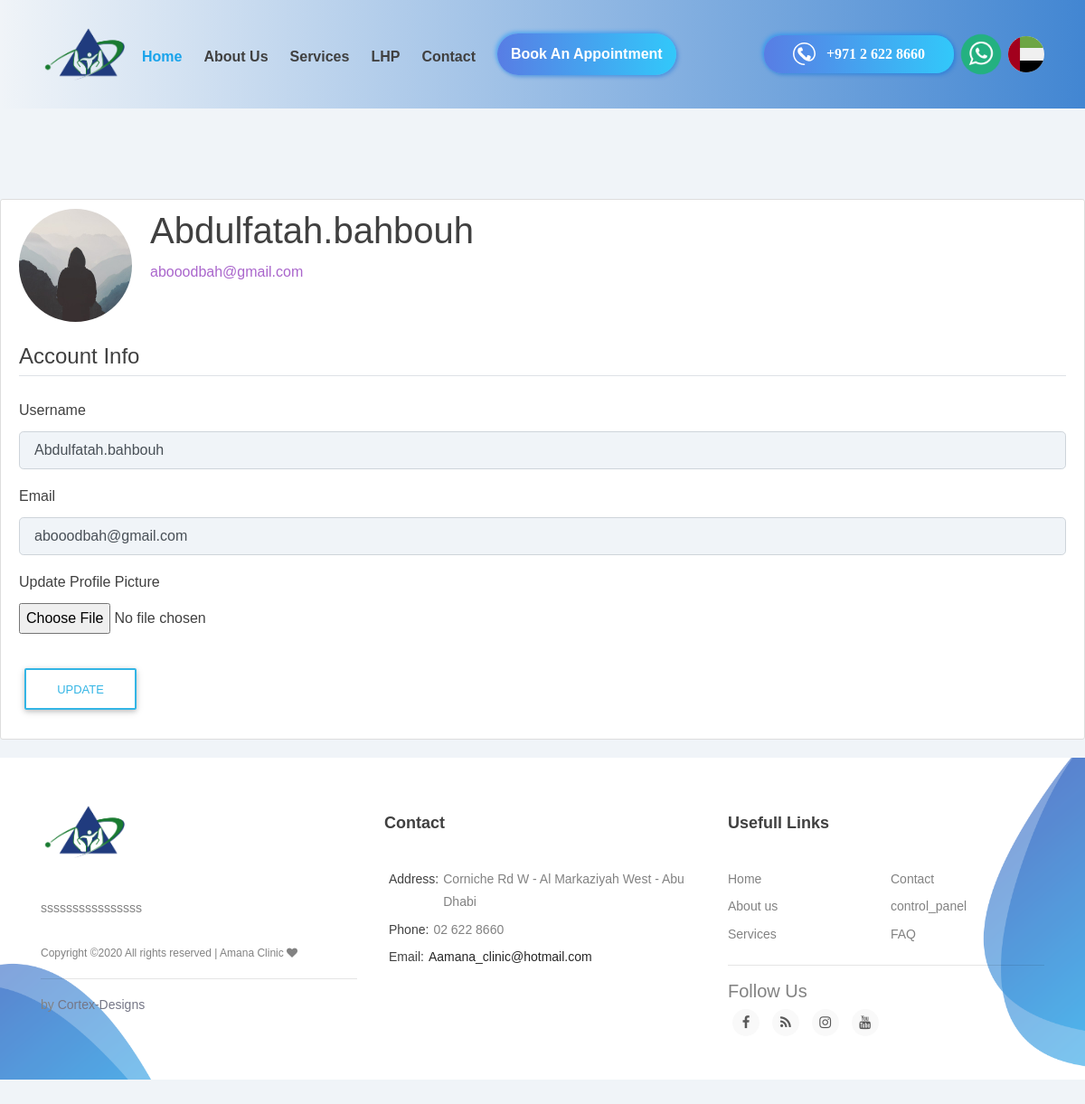
Screenshot of /account?locale=en (signed in) with the database file from the repository.
### amana/models.py (models this page shows, shortened)
class User(db.Model, UserMixin):
    id = db.Column(db.Integer, primary_key=True)
    username = db.Column(db.String(20), unique=True, nullable=False)
    email = db.Column(db.String(120), unique=True, nullable=False)
    image_file = db.Column(db.String(20), nullable=False, default='default.jpg')
    password = db.Column(db.String(60), nullable=False)

class Information_and_Records(db.Model):
    id = db.Column(db.Integer, primary_key=True)
    Main_page_intro_title_ar = db.Column(db.Text, nullable=False)
    Main_page_intro_title_en = db.Column(db.Text, nullable=False)
    Main_page_intro_font_color = db.Column(db.Text)
    Main_page_intro_details_ar = db.Column(db.Text, nullable=False)
    Main_page_intro_details_en = db.Column(db.Text, nullable=False)
    Main_page_intro_details_font_color = db.Column(db.Text)
    Introduction_ar = db.Column(db.Text, nullable=False)
    Introduction_en = db.Column(db.Text, nullable=False)
    Introduction_font_color = db.Column(db.Text)
    phonenumber = db.Column(db.Integer, nullable=False)
    email = db.Column(db.Text, nullable=False)

### amana/users/routes.py (the view)
@users.route("/account", methods=['GET', 'POST'])
@login_required
def account():
    form = UpdateAccountForm()
    info = Information_and_Records.query.first()
    if form.validate_on_submit():
        if form.picture.data:
            picture_file = save_picture(form.picture.data)
            current_user.image_file = picture_file
        current_user.username = form.username.data
        current_user.email = form.email.data
        db.session.commit()
        flash('Your account has been updated!', 'success')
        return redirect(url_for('users.account'))
    elif request.method == 'GET':
        form.username.data = current_user.username
        form.email.data = current_user.email
    image_file = url_for('static', filename='profile_pics/' + current_user.image_file)
    return render_template('account.html', title='Account',
                           image_file=image_file, form=form, info = info)

### amana/users/forms.py (shortened to what this page needs)
class UpdateAccountForm(FlaskForm):
    username = StringField('Username',
                           validators=[DataRequired(), Length(min=2, max=20)])
    email = StringField('Email',
                        validators=[DataRequired(), Email()])
    picture = FileField('Update Profile Picture', validators=[FileAllowed(['jpg', 'png'])])
    submit = SubmitField('Update')

### amana/__init__.py (called while the page is built)
@babel.localeselector
def get_locale():
	if request.args.get('locale'):
		return request.args.get('locale')
	else:
		return 'ar'

def add_style_if_ar(style: str, style_en = ''):
    if (get_locale() and ('ar' in get_locale())):
    	return str(style)
    else:
    	return style_en

### amana/main/routes.py (called while the page is built)
@app.context_processor
def inject():
    mainServices = MainService.query.all()
    hemorrhiodsServices = HemorrhiodsService.query.all()
    info = Information_and_Records.query.first()
    date = datetime.date(datetime.now())
    return dict(info=info, mainServices=mainServices, hemorrhiodsServices=hemorrhiodsServices, date = date)

### amana/models.py (called while the page is built)
@login_manager.user_loader
def load_user(user_id):
    return User.query.get(int(user_id))

### amana/templates/account.html (shortened to what this page needs)
{% extends "layout.html" %}
{% block content %}
    <div class="content-section">
      <div class="media">
        <img class="rounded-circle account-img" src="{{ image_file }}">
        <div class="media-body">
          <h2 class="account-heading">{{ current_user.username }}</h2>
          <p class="text-secondary">{{ current_user.email }}</p>
        </div>
      </div>
        <form method="POST" action="" enctype="multipart/form-data">
            <fieldset class="form-group">
                <legend class="border-bottom mb-4">Account Info</legend>
                <div class="form-group">
                    {{ form.username.label(class="form-control-label") }}
                    {% if form.username.errors %}
                        {{ form.username(class="form-control form-control-lg is-invalid") }}
                        <div class="invalid-feedback">
                            {% for error in form.username.errors %}
                                <span>{{ error }}</span>
                            {% endfor %}
                        </div>
                    {% else %}
                        {{ form.username(class="form-control form-control-lg") }}
                    {% endif %}
                </div>
                <div class="form-group">
                    {{ form.email.label(class="form-control-label") }}
                    {% if form.email.errors %}
                        {{ form.email(class="form-control form-control-lg is-invalid") }}
                        <div class="invalid-feedback">
                            {% for error in form.email.errors %}
                                <span>{{ error }}</span>
                            {% endfor %}
                        </div>
                    {% else %}
                        {{ form.email(class="form-control form-control-lg") }}
                    {% endif %}
                </div>
                <div class="form-group">
                    {{ form.picture.label() }}
                    {{ form.picture(class="form-control-file") }}
                </div>
            </fieldset>
            <div class="form-group">
                {{ form.submit(class="btn btn-outline-info") }}
            </div>
        </form>
    </div>
{% endblock content %}

### amana/templates/layout.html (shortened to what this page needs)
<!DOCTYPE html>
<html>
<head>
    <link rel="stylesheet" href="https://maxcdn.bootstrapcdn.com/bootstrap/4.0.0/css/bootstrap.min.css">
    <link rel="stylesheet" type="text/css" href="{{ url_for('static', filename='css/main.css') }}">
    <link rel="stylesheet" type="text/css" href="{{ url_for('static', filename='css/bootstrap.css') }}">
    <link rel="stylesheet" type="text/css" href="{{ url_for('static', filename='css/bootstrap.min.css') }}">
    <link rel="stylesheet" type="text/css" href="{{ url_for('static', filename='css/mdb.css') }}">
    <link rel="stylesheet" type="text/css" href="{{ url_for('static', filename='css/mdb.lite.css') }}">
    <link rel="stylesheet" type="text/css" href="{{ url_for('static', filename='css/mdb.lite.min.css') }}">
    <link rel="stylesheet" type="text/css" href="{{ url_for('static', filename='css/swiper.min.css') }}">
    <link rel="stylesheet" type="text/css" href="{{ url_for('static', filename='css/swiper.css') }}">
    <link rel="stylesheet" type="text/css" href="{{ url_for('static', filename='css/style.css') }}">
    <link href="https://maxcdn.bootstrapcdn.com/font-awesome/4.7.0/css/font-awesome.min.css" rel="stylesheet" >
    <link rel="stylesheet" href="https://unpkg.com/@bootstrapstudio/bootstrap-better-nav/dist/bootstrap-better-nav.min.css">
</head>
<body>
  <header class="site-header" style="{{'position: relative;padding: 220px 0 140px;background-color: #f0f4f8;' if not slider else ''}}">
    <div class="nav-bar" id="mynav" style="{{add_style_if_ar('direction: rtl;text-align: right;', 'direction: ltr;text-align: left;')}} background:linear-gradient({{add_style_if_ar('','-')}}90deg, rgb(66 134 210) 0%, rgb(88 125 228 / 0%) 100%);">
        <div class="container">
            <div class="row">
                <div class="col-12 d-flex flex-wrap justify-content-between align-items-center">
                    <div class="site-branding site-navigation d-flex align-items-center cm-e-menu">
                       <a class="d-block" href="index.html" rel="home"><img class="d-block" src="static/img/logo.png" alt="logo" style="width: 100px;;"></a>
                       <ul class="d-flex flex-column flex-lg-row justify-content-lg-end align-items-center">
                        <li class="current-menu-item"><a href="{{url_for('main.home', locale = request.args.get('locale'))}}">{{_('Home')}}</a></li>
                        <li><a href="{{url_for('main.about', locale = request.args.get('locale'))}}">{{_('About us')}}</a></li>
                        <li class="topmenu">
                          <a >{{_('Services')}}</a>
                        </li>
                        <li class="topmenu">
                          <a>{{_('LHP')}}</a>
                        </li>
                        <li><a href="{{url_for('main.contact', locale = request.args.get('locale'))}}">{{_('Contact')}}</a></li>
                        <li class="blue-bg" style="border-radius: 120px;background:linear-gradient(270deg, rgba(50,200,250,1) 0%, rgba(88,125,228,1) 100%)!important; box-shadow: 2px 2px 4px #0069d969, -2px -2px 4px #008dff73;"><a style="color: white; max-height: fit-content;padding: 15px;margin: 0;" class="scroll-link" href="#booking">{{_('Book an Appointment')}}</a></li>
                        </ul>
                    </div>
                    <nav class="site-navigation d-flex justify-content-end align-items-center">
                        <ul class="d-flex flex-column flex-lg-row justify-content-lg-end align-items-center">
                            <li class="call-btn button gradient-bg blue-bg mt-3 mt-md-0" style="direction: ltr;box-shadow: 2px 2px 4px #0069d969, -2px -2px 4px #008dff73;">
                                <a class="d-flex justify-content-center align-items-center " style="font-family: Segoe UI light;" href="tel:+97126228660"><img src="static/img/phone.svg" style=" width: 25px; filter: invert(100%); "> +971 2 622 8660</a>
                            </li>
                            <li style="margin: 0px; display: inline-flex;">
                                <a class="d-flex justify-content-center align-items-center pt-0 pb-0" style="font-family: system-ui;" href="https://wa.me/971503153009"><img src="static/img/whatsapp.png" style=" width: 60px;"></a>
                                <a class="d-flex justify-content-center align-items-center pt-0 pb-0" style="font-family: system-ui;" href="{{url_for(request.endpoint) + '?locale=' +add_style_if_ar('en','ar')}}"><img src="static/img/{{add_style_if_ar('en', 'ar')}}.svg" style=" width: 40px;"></a>
                            </li>
                        </ul>
                    </nav>
                </div>
            </div>
        </div>
    </div>
          {% block content %}{% endblock %}
    <footer class="site-footer" style="background: url({{ url_for('static', filename = 'images/footer-bg.png') }}) no-repeat center #fff;position: relative;padding: 48px 0;background-size: cover;font-size: 14px;color: #828282; {{add_style_if_ar('direction: rtl;text-align: right;', 'direction: ltr;text-align: left;')}}">
      <div class="footer-widgets">
          <div class="container">
              <div class="row">
                  <div class="col-12 col-md-6 col-lg-4">
                      <div class="foot-about">
                          <h2><a href="#"><img src="static/img/logo.png" alt="" style="width: 100px;"></a></h2>
                          <p>{{add_style_if_ar(info.Introduction_ar, info.Introduction_en)}}</p>
                          <p class="copyright">
Copyright &copy;<script>document.write(new Date().getFullYear());</script> All rights reserved | Amana Clinic <i class="fa fa-heart" aria-hidden="true"></i> <hr> by <a href="" target="_blank">Cortex-Designs</a>
</p>
                      </div>
                  </div>
                  <div class="col-12 col-md-6 col-lg-4 mt-5 mt-md-0">
                      <div class="foot-contact">
                          <h2>{{_('Contact')}}</h2>
                          <ul class="p-0 m-0">
                              <li><span>{{_('Address')}}:</span>{{add_style_if_ar('الامارات العربية المتحدة – أبو ظبي – الكورنيش – خلف برج بينونة', 'Corniche Rd W - Al Markaziyah West - Abu Dhabi')}}</li>
                              <li><span>{{_('Phone')}}:</span><div style="direction: ltr;"> 02 622 8660</div></li>
                              <li><span>{{_('Email')}}:</span><a href="mailto:Aamana_clinic@hotmail.com">Aamana_clinic@hotmail.com</a></li>
                          </ul>
                      </div>
                  </div>
                  <div class="col-12 col-md-6 col-lg-4 mt-5 mt-md-0">
                      <div class="foot-links">
                          <h2>{{_('Usefull Links')}}</h2>
                          <ul class="p-0 m-0">
                              <li><a href="{{url_for('main.home', locale = request.args.get('locale'))}}">{{_('Home')}}</a></li>
                              <li><a href="{{url_for('main.about', locale = request.args.get('locale'))}}">{{_('About us')}}</a></li>
                              <li><a href="{{url_for('main.services', locale = request.args.get('locale'), type = 'main', service= '1')}}">{{_('Services')}}</a></li>
                              <li><a href="{{url_for('main.contact', locale = request.args.get('locale'))}}">{{_('Contact')}}</a></li>
                              <li><a href="{{url_for('users.login', locale = request.args.get('locale'))}}">{{_('control_panel')}}</a></li>
                              <li><a href="{{url_for('main.contact', locale = request.args.get('locale'))}}">{{_('FAQ')}}</a></li>
                          </ul>
                      </div>
                      <hr>
                      <h5>{{add_style_if_ar('تابعنا ','Follow Us')}}</h5>
            <ul class="social-network social-circle">
             <li><a href="https://www.facebook.com/amana.clinic1" class="icoFacebook" title="Facebook"><i class="fa fa-facebook"></i></a></li>
             <li><a href="http://amanaclinic.blogspot.com/" class="icoBlogpost" title="Blogpost"><i class="fa fa-rss"></i></a></li>
             <li><a href="https://www.instagram.com/amana_clinic_/" class="icoInstagram" title="Instagram"><i class="fa fa-instagram"></i></a></li>
             <li><a href="https://www.youtube.com/user/amanaclinic" class="icoYoutube" title="Youtube"><i class="fa fa-youtube"></i></a></li>
            </ul>
                  </div>
              </div>
          </div>
      </div>
  </footer>
  </body>
</html>

### amana/static/css/main.css (style rules this page uses)
body { background: #fafafa; color: #333333; margin-top: 5rem; }
h1, h2, h3, h4, h5, h6 { color: #444444; }
.content-section { background: #ffffff; padding: 10px 20px; border: 1px solid #dddddd; border-radius: 3px; margin-bottom: 20px; }
.account-img { height: 125px; width: 125px; margin-right: 20px; margin-bottom: 16px; }
.account-heading { font-size: 2.5rem; }

### rows the page displays
User: username "Abdulfatah.bahbouh", email "abooodbah@gmail.com"
Information_and_Records: Introduction_ar+Introduction_en "ssssssssssssssss"

### other values shown
{{ add_style_if_ar('تابعنا ','Follow Us') }} "Follow Us"
